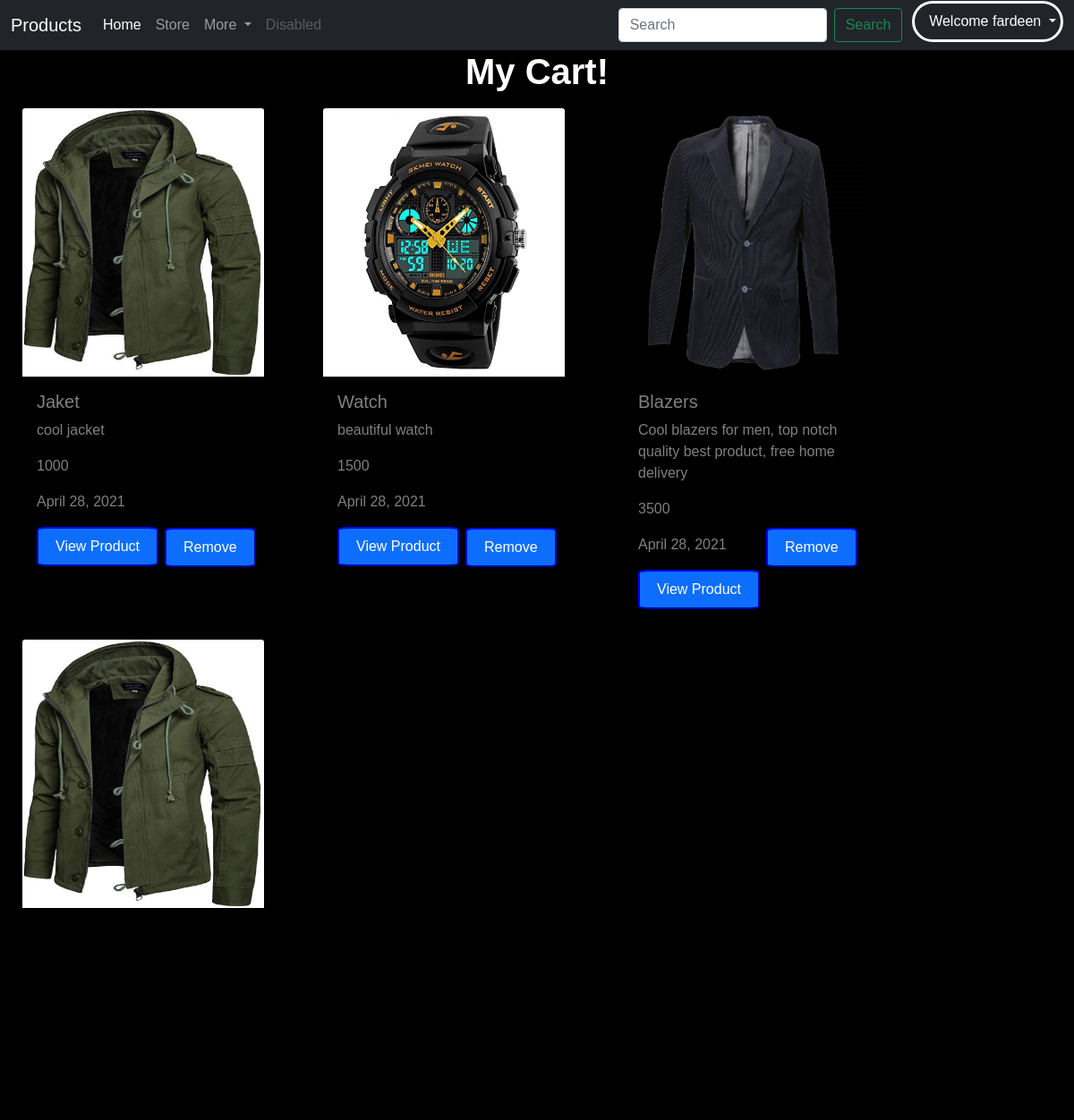
The page /shop/cart (signed in) on the database as committed earlier.
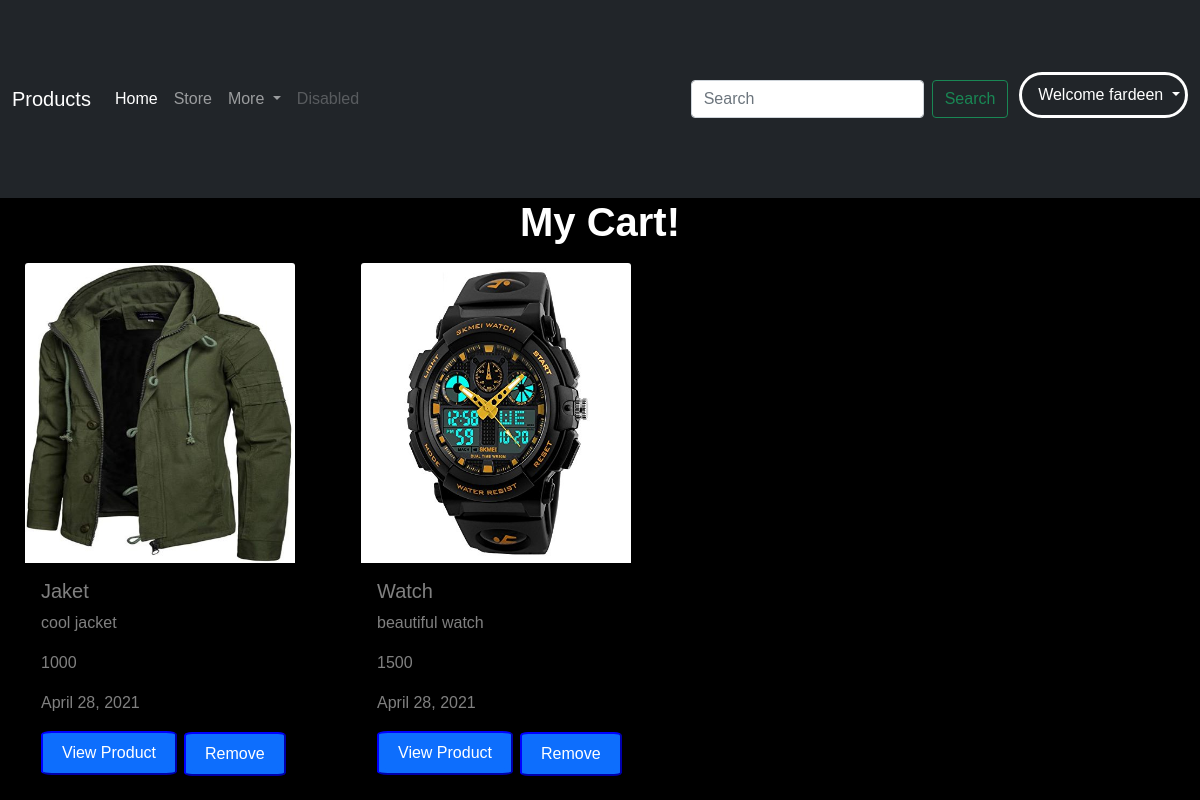
The same page on the database as committed later.
### shop/models.py (models this page shows)
class usercart(models.Model):
    username=models.CharField(max_length=255)
    pr_id=models.AutoField
    pr_name=models.CharField(max_length=250)
    pr_date=models.DateField()
    pr_desc=models.CharField(max_length=500)
    pr_price=models.IntegerField()
    pr_img=models.ImageField(upload_to="shop/image")
    Model=models.CharField(max_length=266)
    color=models.CharField(max_length=266,default='Black')

### shop/views.py (the view, shortened to what this page needs)
# urls.py: path('cart',views.cart,name='cart'),
def cart(request):
    cruser=User.objects.get(username=request.user)
    product=usercart.objects.filter(username=cruser)
    return render(request,'shop/cart.html',{'product':product})

### shop/templates/shop/cart.html (shortened to what this page needs)
<!doctype html>
<html lang="en">
  {% load static %}
    <link href="https://cdn.jsdelivr.net/npm/bootstrap@5.0.0-beta2/dist/css/bootstrap.min.css" rel="stylesheet">
    <link rel="stylesheet" href={% static 'css/index.css' %}>
  </head>
 <body style="background-color:black">
  {% load static %}
  <nav class="navbar navbar-expand-lg navbar-dark bg-dark">
        <div class="container-fluid">
          <a class="navbar-brand" href="#">Products</a>
          <div class="collapse navbar-collapse" id="navbarSupportedContent">
            <ul class="navbar-nav me-auto mb-2 mb-lg-0">
              <li class="nav-item">
                <a class="nav-link active" aria-current="page" href="/">Home</a>
              </li>
              <li class="nav-item">
                <a class="nav-link" href="#">Store</a>
              </li>
              <li class="nav-item dropdown">
                <a class="nav-link dropdown-toggle" href="#" id="navbarDropdown" role="button" data-bs-toggle="dropdown" aria-expanded="false">
                  More
                </a>
              </li>
              <li class="nav-item">
                <a class="nav-link disabled" href="#" tabindex="-1" aria-disabled="true">Disabled</a>
              </li>
            </ul>
            <form class="d-flex">
              <input class="form-control me-2" type="search" placeholder="Search" aria-label="Search">
              <button class="btn btn-outline-success" type="submit">Search</button>
            </form>
            {% if user.is_authenticated %}
            <li class="nav-item dropdown">
                <a style='color:white;margin-top:-18%;margin-left:6%;border:solid;border-radius:25px;' class="nav-link dropdown-toggle" href="#" id="navbarDropdown" role="button" data-bs-toggle="dropdown" aria-expanded="false">
                  Welcome {{request.user}}
                </a>
              </li>
            {% endif %}
          </div>
        </div>
    </nav>
<center><h1 style="color:white"><b>My Cart!</h1></b></center>
    <div class="row">
    {% for product in product %}
<div class="card my-2 mx-4" style="width: 18rem;background-color:black;">
  <img class="card-img-top"style='width:270px;height:300px;' src="/media/{{product.pr_img}}" alt="Card image cap">
  <div class="card-body">
    <h5 class="card-title">{{product.pr_name}}</h5>
    <p class="card-text">{{product.pr_desc}}</p>
    <p class="card-text">{{product.pr_price}}</p>
    <p class="card-text">{{product.pr_date}}</p>
    <button style='border-radius: 8%;
    border-color: blue;
    background: #0D6EFD;' data-Category='{{product.id}}'>
    <a href="{%url 'cartview' product.id %}" class="btn btn-primary">View Product</a></button>
  </div>
    <button style='border-radius: 8%;
    border-color: blue;
    margin-top: 164%;
    margin-left: 159px;
    position: absolute;
    background: #0D6EFD;' data-Category='{{product.id}}'>
    <a href="{%url 'delete' product.id %}" class="btn btn-primary">Remove</a></button>
</div>
  {% endfor %}
</div>
  </body>
</html>

### static/css/index.css (style rules this page uses)
.row .card { color: gray; }
* { box-sizing: border-box; }
html, body { height: 100%; }
body { display: grid; grid-template-rows: 1fr; font-family: "Raleway", sans-serif; background-color: #f9fffc; }

Rows that differ between the two databases and show on the page:
removed usercart: pr_img (picture), pr_name "Blazers", pr_desc "Cool blazers for men, top notch quality best product, free home delivery", pr_price "3500", pr_date "April 28, 2021"
removed usercart: pr_img (picture)
